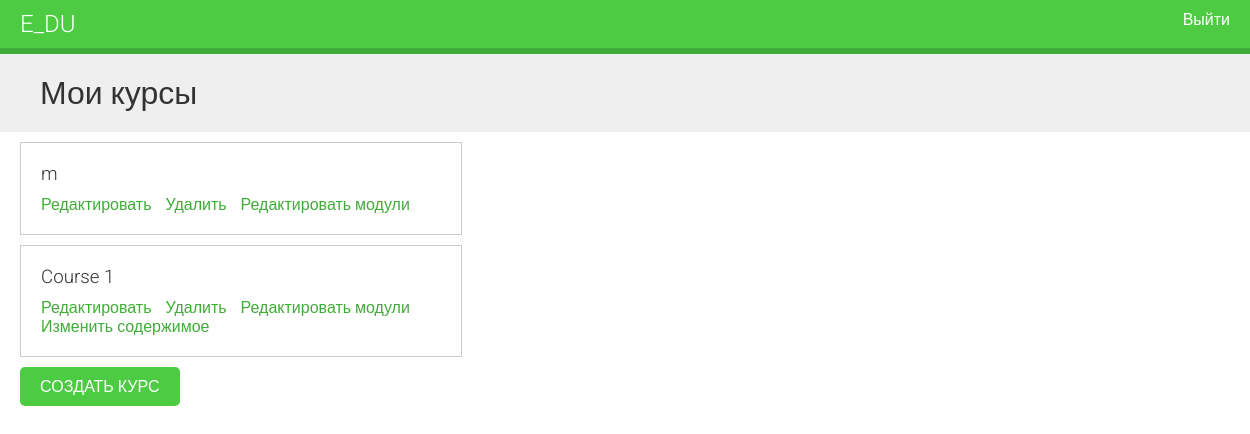
Before: /course/mine/ (signed in) with the older database file.
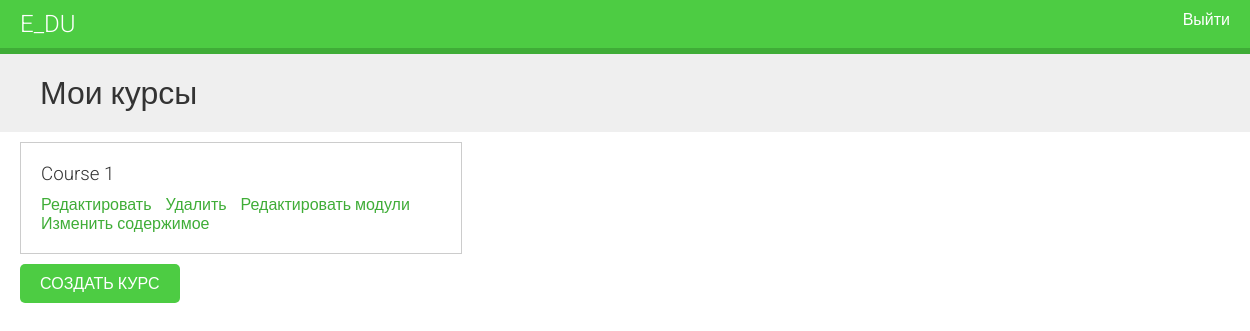
After: the same page with the newer database file.
### courses/models.py (models this page shows, shortened)
class Course(models.Model):
    owner = models.ForeignKey(
        User, related_name='courses_created', on_delete=models.CASCADE)
    subject = models.ForeignKey(
        Subject, related_name='courses', on_delete=models.CASCADE)
    title = models.CharField(max_length=200)
    slug = models.SlugField(max_length=200, unique=True)
    overview = models.TextField()
    created = models.DateTimeField(auto_now_add=True)
    class Meta:
        ordering = [
            '-created',
        ]

### courses/views.py (the view)
# urls.py: path('mine/', views.ManageCourseListView.as_view(), name='manage_course_list'),
class ManageCourseListView(OwnerCourseMixin, ListView):
    template_name = 'courses/manage/course/list.html'
    permission_required = 'courses.view_course'

### courses/views.py (called while the page is built)
    def get_queryset(self):
        qs = super().get_queryset()
        return qs.filter(owner=self.request.user)

### courses/templates/courses/manage/course/list.html (shortened to what this page needs)
{% extends 'base.html' %}
{% block content %}
    <h1>Мои курсы</h1>
    <div class="module">
        {% for course in object_list %}
            <div class="course-info">
                <h3>{{ course.title }}</h3>
                <p>
                    <a href="{% url 'course_edit' course.id %}">Редактировать</a>
                    <a href="{% url 'course_delete' course.id %}">Удалить</a>
                    <a href="{% url 'course_module_update' course.id %}">Редактировать модули</a>
                    {% if course.modules.count > 0 %}
                        <a href="{% url 'module_content_list' course.modules.first.id %}">
                            Изменить содержимое
                        </a>
                    {% endif %}
                </p>
            </div>
        {% empty %}
            <p>Вы не создали еще ни одного курса</p>
        {% endfor %}
        <p>
            <a href="{% url 'course_create' %}" class="button">Создать курс</a>
        </p>
    </div>
{% endblock  %}

Changed rows visible on the page:
removed Course: title "m"
